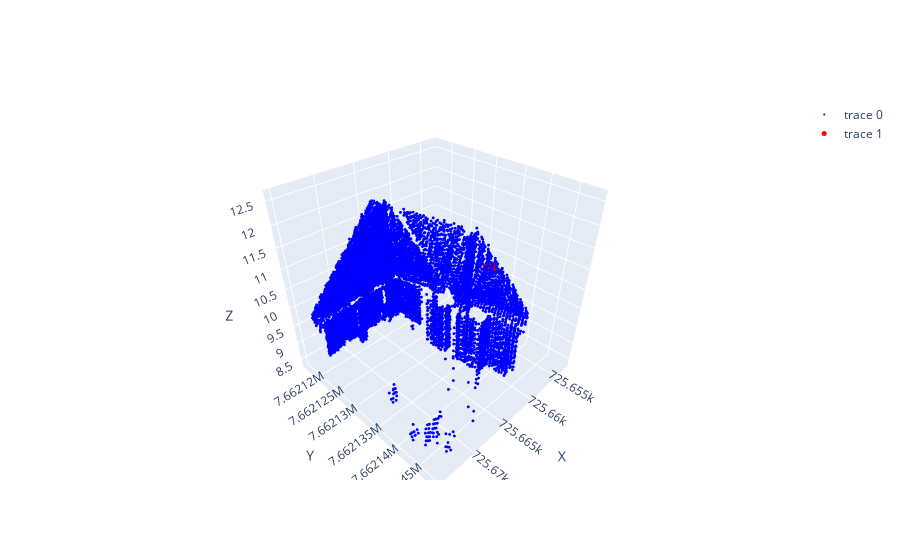

Source (notebook cell):
### Markdown cell above
### Visualise point cloud and viewpoint

### Code cell
# Create a 3D scatter plot
fig = go.Figure(data=[go.Scatter3d(
    x=lidar_points[:, 0],
    y=lidar_points[:, 1],
    z=lidar_points[:, 2],
    mode='markers',
    marker=dict(size=1, color='blue')),
    go.Scatter3d(
    x=[camera_position[0]],
    y=[camera_position[1]],
    z=[camera_position[2]],
    mode='markers',
    marker=dict(size=5, color='red'))])

# Set labels
fig.update_layout(scene=dict(
    xaxis_title='X',
    yaxis_title='Y',
    zaxis_title='Z'
))

# Show the plot
fig.show()

### Figure 1 — Plotly figure (JSON) as saved in the notebook; plotly's stock layout.template omitted (floating-point values rounded to 4 significant figures; data arrays with more than 128 entries replaced by an {"elided": "..."} marker saying what was removed)
{"data": [{"marker": {"color": "blue", "size": 1}, "mode": "markers", "type": "scatter3d", "x": {"elided": "9949 float values"}, "y": {"elided": "9949 float values"}, "z": {"elided": "9949 float values"}}, {"marker": {"color": "red", "size": 5}, "mode": "markers", "type": "scatter3d", "x": [725700.0], "y": [7662000.0], "z": [10]}], "layout": {"scene": {"xaxis": {"title": {"text": "X"}}, "yaxis": {"title": {"text": "Y"}}, "zaxis": {"title": {"text": "Z"}}}}}
